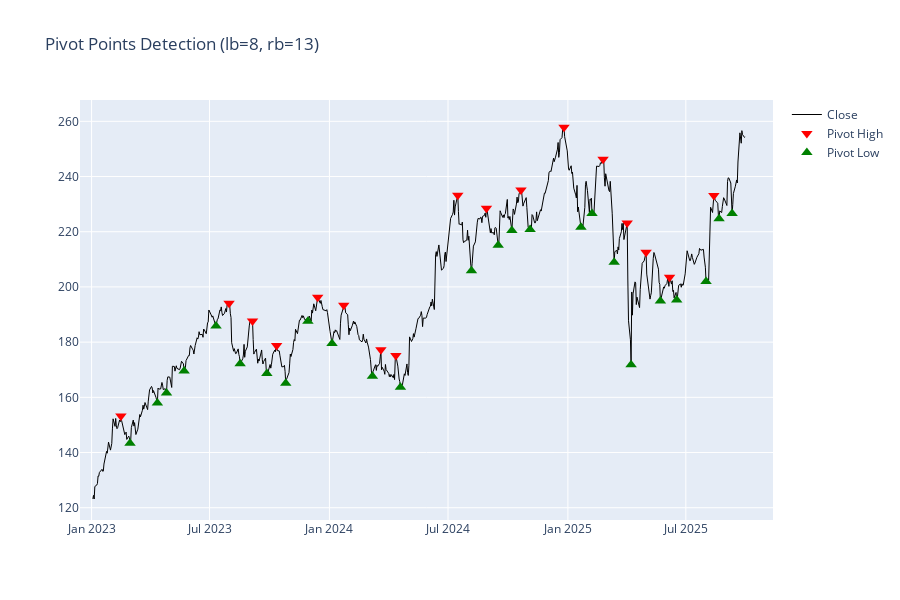

The code cell stored with this chart in its notebook:
### Markdown cell above
## 1. Pivot Points

Identifies local highs and lows using lookback/lookahead windows (lb=8, rb=13). CRITICAL for ML labeling - marks turning points.

### Code cell
pivot_high, pivot_low = find_pivots(df, lb=8, rb=13, use_close=True)
df["PivotHigh"] = pivot_high
df["PivotLow"] = pivot_low

fig = go.Figure()

# Price line
fig.add_trace(go.Scatter(x=df["date"], y=df["close"], name="Close", line={"color": "black", "width": 1}))

# Pivot highs
pivot_highs = df[df["PivotHigh"] == 1]
fig.add_trace(
    go.Scatter(
        x=pivot_highs["date"],
        y=pivot_highs["close"],
        mode="markers",
        name="Pivot High",
        marker={"color": "red", "size": 10, "symbol": "triangle-down"},
    )
)

# Pivot lows
pivot_lows = df[df["PivotLow"] == 1]
fig.add_trace(
    go.Scatter(
        x=pivot_lows["date"],
        y=pivot_lows["close"],
        mode="markers",
        name="Pivot Low",
        marker={"color": "green", "size": 10, "symbol": "triangle-up"},
    )
)

fig.update_layout(height=600, title_text="Pivot Points Detection (lb=8, rb=13)")
fig.show()

print(f"Pivot Highs found: {(df['PivotHigh'] == 1).sum()}")
print(f"Pivot Lows found: {(df['PivotLow'] == 1).sum()}")

### Figure 1 — Plotly figure (JSON) as saved in the notebook; plotly's stock layout.template omitted (floating-point values rounded to 4 significant figures; data arrays with more than 128 entries replaced by an {"elided": "..."} marker saying what was removed)
{"data": [{"line": {"color": "black", "width": 1}, "name": "Close", "type": "scatter", "x": {"elided": "688 str values"}, "y": {"elided": "688 float values"}}, {"marker": {"color": "red", "size": 10, "symbol": "triangle-down"}, "mode": "markers", "name": "Pivot High", "type": "scatter", "x": ["2023-02-15T00:00:00.000000000", "2023-07-31T00:00:00.000000000", "2023-09-05T00:00:00.000000000", "2023-10-12T00:00:00.000000000", "2023-12-14T00:00:00.000000000", "2024-01-23T00:00:00.000000000", "2024-03-20T00:00:00.000000000", "2024-04-12T00:00:00.000000000", "2024-07-16T00:00:00.000000000", "2024-08-29T00:00:00.000000000", "2024-10-21T00:00:00.000000000", "2024-12-26T00:00:00.000000000", "2025-02-24T00:00:00.000000000", "2025-04-02T00:00:00.000000000", "2025-05-01T00:00:00.000000000", "2025-06-06T00:00:00.000000000", "2025-08-13T00:00:00.000000000"], "y": [153.3, 194.1, 187.7, 178.8, 196.3, 193.4, 177.2, 175.1, 233.2, 228.5, 235.2, 257.9, 246.3, 223.1, 212.6, 203.5, 233.1]}, {"marker": {"color": "green", "size": 10, "symbol": "triangle-up"}, "mode": "markers", "name": "Pivot Low", "type": "scatter", "x": ["2023-03-01T00:00:00.000000000", "2023-04-12T00:00:00.000000000", "2023-04-26T00:00:00.000000000", "2023-05-23T00:00:00.000000000", "2023-07-11T00:00:00.000000000", "2023-08-17T00:00:00.000000000", "2023-09-27T00:00:00.000000000", "2023-10-26T00:00:00.000000000", "2023-11-29T00:00:00.000000000", "2024-01-05T00:00:00.000000000", "2024-03-07T00:00:00.000000000", "2024-04-19T00:00:00.000000000", "2024-08-06T00:00:00.000000000", "2024-09-16T00:00:00.000000000", "2024-10-07T00:00:00.000000000", "2024-11-04T00:00:00.000000000", "2025-01-21T00:00:00.000000000", "2025-02-07T00:00:00.000000000", "2025-03-13T00:00:00.000000000", "2025-04-08T00:00:00.000000000", "2025-05-23T00:00:00.000000000", "2025-06-17T00:00:00.000000000", "2025-08-01T00:00:00.000000000", "2025-08-21T00:00:00.000000000", "2025-09-10T00:00:00.000000000"], "y": [143.4, 158.0, 161.6, 169.5, 185.8, 172.1, 168.6, 165.1, 187.6, 179.5, 167.6, 163.7, 205.8, 215.1, 220.4, 220.8, 221.6, 226.6, 209.0, 171.8, 194.9, 195.2, 202.0, 224.7, 226.6]}], "layout": {"height": 600, "title": {"text": "Pivot Points Detection (lb=8, rb=13)"}}}
